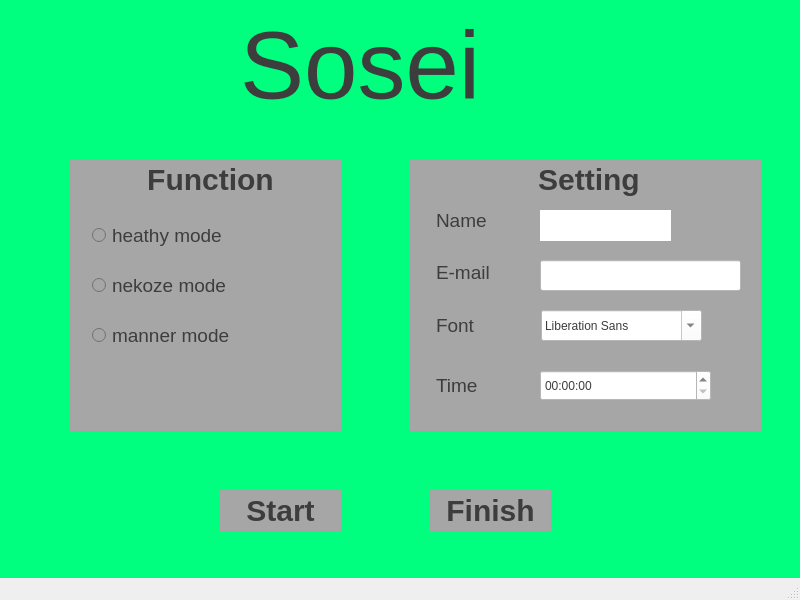
<?xml version="1.0" encoding="UTF-8"?>
<ui version="4.0">
 <class>MainWindow</class>
 <widget class="QMainWindow" name="MainWindow">
  <property name="geometry">
   <rect>
    <x>0</x>
    <y>0</y>
    <width>800</width>
    <height>600</height>
   </rect>
  </property>
  <property name="windowTitle">
   <string>MainWindow</string>
  </property>
  <property name="windowIcon">
   <iconset>
    <normaloff>image/cat.ico</normaloff>image/cat.ico</iconset>
  </property>
  <property name="styleSheet">
   <string notr="true">MainWindow
{
color: rgb(254, 254, 254);
	background-color: rgb(53, 53, 53);
}</string>
  </property>
  <widget class="QWidget" name="centralwidget">
   <property name="styleSheet">
    <string notr="true">background-color: rgb(0, 255, 127);
color: rgb(61, 61, 61);</string>
   </property>
   <widget class="QLabel" name="label">
    <property name="geometry">
     <rect>
      <x>240</x>
      <y>-10</y>
      <width>321</width>
      <height>151</height>
     </rect>
    </property>
    <property name="font">
     <font>
      <family>Segoe UI</family>
      <pointsize>72</pointsize>
     </font>
    </property>
    <property name="text">
     <string>Sosei</string>
    </property>
   </widget>
   <widget class="QGroupBox" name="functionGroupBox">
    <property name="geometry">
     <rect>
      <x>70</x>
      <y>160</y>
      <width>271</width>
      <height>271</height>
     </rect>
    </property>
    <property name="autoFillBackground">
     <bool>false</bool>
    </property>
    <property name="styleSheet">
     <string notr="true">QGroupBox
{
    font-size: 30px;
    font-weight: bold;
	background-color: rgb(166, 166, 166);
	border-style: none;
	padding-top: 10px;
}</string>
    </property>
    <property name="title">
     <string>Function</string>
    </property>
    <property name="alignment">
     <set>Qt::AlignCenter</set>
    </property>
    <widget class="QRadioButton" name="radioButton">
     <property name="geometry">
      <rect>
       <x>22</x>
       <y>65</y>
       <width>180</width>
       <height>21</height>
      </rect>
     </property>
     <property name="font">
      <font>
       <pointsize>14</pointsize>
      </font>
     </property>
     <property name="styleSheet">
      <string notr="true">	background-color: rgb(166, 166, 166); 
</string>
     </property>
     <property name="text">
      <string>heathy mode</string>
     </property>
    </widget>
    <widget class="QRadioButton" name="radioButton_3">
     <property name="geometry">
      <rect>
       <x>22</x>
       <y>115</y>
       <width>180</width>
       <height>21</height>
      </rect>
     </property>
     <property name="font">
      <font>
       <pointsize>14</pointsize>
      </font>
     </property>
     <property name="styleSheet">
      <string notr="true">	background-color: rgb(166, 166, 166); 
</string>
     </property>
     <property name="text">
      <string>nekoze mode</string>
     </property>
    </widget>
    <widget class="QRadioButton" name="radioButton_2">
     <property name="geometry">
      <rect>
       <x>22</x>
       <y>165</y>
       <width>180</width>
       <height>21</height>
      </rect>
     </property>
     <property name="font">
      <font>
       <pointsize>14</pointsize>
      </font>
     </property>
     <property name="styleSheet">
      <string notr="true">	background-color: rgb(166, 166, 166); 
</string>
     </property>
     <property name="text">
      <string>manner mode</string>
     </property>
    </widget>
   </widget>
   <widget class="QGroupBox" name="settingGroupBpx">
    <property name="geometry">
     <rect>
      <x>410</x>
      <y>160</y>
      <width>351</width>
      <height>271</height>
     </rect>
    </property>
    <property name="styleSheet">
     <string notr="true">QGroupBox
{
    font-size: 30px;
    font-weight: bold;
	background-color: rgb(166, 166, 166);
	border-style: none;

}</string>
    </property>
    <property name="title">
     <string>Setting</string>
    </property>
    <property name="alignment">
     <set>Qt::AlignCenter</set>
    </property>
    <widget class="QLabel" name="label_2">
     <property name="geometry">
      <rect>
       <x>26</x>
       <y>50</y>
       <width>62</width>
       <height>20</height>
      </rect>
     </property>
     <property name="font">
      <font>
       <pointsize>14</pointsize>
      </font>
     </property>
     <property name="styleSheet">
      <string notr="true">color: rgb(61, 61, 61);
	background-color: rgb(166, 166, 166); 
</string>
     </property>
     <property name="text">
      <string>Name</string>
     </property>
    </widget>
    <widget class="QLabel" name="label_3">
     <property name="geometry">
      <rect>
       <x>26</x>
       <y>102</y>
       <width>131</width>
       <height>21</height>
      </rect>
     </property>
     <property name="font">
      <font>
       <pointsize>14</pointsize>
      </font>
     </property>
     <property name="autoFillBackground">
      <bool>false</bool>
     </property>
     <property name="styleSheet">
      <string notr="true">	background-color: rgb(166, 166, 166); 
</string>
     </property>
     <property name="text">
      <string>E-mail</string>
     </property>
     <property name="alignment">
      <set>Qt::AlignLeading|Qt::AlignLeft|Qt::AlignVCenter</set>
     </property>
    </widget>
    <widget class="QLabel" name="label_4">
     <property name="geometry">
      <rect>
       <x>26</x>
       <y>215</y>
       <width>71</width>
       <height>21</height>
      </rect>
     </property>
     <property name="font">
      <font>
       <pointsize>14</pointsize>
      </font>
     </property>
     <property name="styleSheet">
      <string notr="true">	background-color: rgb(166, 166, 166); 
</string>
     </property>
     <property name="text">
      <string>Time</string>
     </property>
    </widget>
    <widget class="QLineEdit" name="lineEdit">
     <property name="geometry">
      <rect>
       <x>130</x>
       <y>100</y>
       <width>201</width>
       <height>31</height>
      </rect>
     </property>
     <property name="styleSheet">
      <string notr="true">	background-color: rgb(255, 255, 255); 
</string>
     </property>
     <property name="alignment">
      <set>Qt::AlignLeading|Qt::AlignLeft|Qt::AlignVCenter</set>
     </property>
    </widget>
    <widget class="QTimeEdit" name="timeEdit">
     <property name="geometry">
      <rect>
       <x>130</x>
       <y>210</y>
       <width>171</width>
       <height>31</height>
      </rect>
     </property>
     <property name="styleSheet">
      <string notr="true">	background-color: rgb(255, 255, 255); 
</string>
     </property>
    </widget>
    <widget class="QLineEdit" name="lineEdit_2">
     <property name="geometry">
      <rect>
       <x>130</x>
       <y>50</y>
       <width>131</width>
       <height>31</height>
      </rect>
     </property>
     <property name="styleSheet">
      <string notr="true">	background-color: rgb(255, 255, 255); 
	border-style: none;
</string>
     </property>
     <property name="alignment">
      <set>Qt::AlignJustify|Qt::AlignVCenter</set>
     </property>
    </widget>
    <widget class="QFontComboBox" name="fontComboBox">
     <property name="geometry">
      <rect>
       <x>131</x>
       <y>150</y>
       <width>161</width>
       <height>31</height>
      </rect>
     </property>
     <property name="styleSheet">
      <string notr="true">	background-color: rgb(255, 255, 255); 
</string>
     </property>
    </widget>
    <widget class="QLabel" name="label_5">
     <property name="geometry">
      <rect>
       <x>26</x>
       <y>150</y>
       <width>60</width>
       <height>30</height>
      </rect>
     </property>
     <property name="font">
      <font>
       <pointsize>14</pointsize>
      </font>
     </property>
     <property name="styleSheet">
      <string notr="true">	background-color: rgb(166, 166, 166); 
</string>
     </property>
     <property name="text">
      <string>Font</string>
     </property>
    </widget>
    <zorder>label_2</zorder>
    <zorder>label_3</zorder>
    <zorder>label_4</zorder>
    <zorder>timeEdit</zorder>
    <zorder>lineEdit_2</zorder>
    <zorder>fontComboBox</zorder>
    <zorder>label_5</zorder>
    <zorder>lineEdit</zorder>
   </widget>
   <widget class="QPushButton" name="pushButton">
    <property name="geometry">
     <rect>
      <x>220</x>
      <y>490</y>
      <width>121</width>
      <height>41</height>
     </rect>
    </property>
    <property name="styleSheet">
     <string notr="true">    font-size: 30px;
    font-weight: bold;
	background-color: rgb(166, 166, 166);
	border-style: none;</string>
    </property>
    <property name="text">
     <string>Start</string>
    </property>
   </widget>
   <widget class="QPushButton" name="pushButton_2">
    <property name="geometry">
     <rect>
      <x>430</x>
      <y>490</y>
      <width>121</width>
      <height>41</height>
     </rect>
    </property>
    <property name="styleSheet">
     <string notr="true">    font-size: 30px;
    font-weight: bold;
	background-color: rgb(166, 166, 166);
	border-style: none;</string>
    </property>
    <property name="text">
     <string>Finish</string>
    </property>
   </widget>
   <zorder>functionGroupBox</zorder>
   <zorder>label</zorder>
   <zorder>settingGroupBpx</zorder>
   <zorder>pushButton</zorder>
   <zorder>pushButton_2</zorder>
  </widget>
  <widget class="QStatusBar" name="statusbar"/>
  <action name="actionversion">
   <property name="text">
    <string>version</string>
   </property>
  </action>
  <action name="actioncopy">
   <property name="text">
    <string>copy</string>
   </property>
  </action>
  <action name="actionopen">
   <property name="text">
    <string>open</string>
   </property>
  </action>
  <action name="actionclose">
   <property name="text">
    <string>close</string>
   </property>
  </action>
  <action name="actionquit">
   <property name="text">
    <string>quit</string>
   </property>
  </action>
  <action name="actionnew">
   <property name="text">
    <string>new</string>
   </property>
   <property name="statusTip">
    <string>create a new action</string>
   </property>
   <property name="shortcut">
    <string>Ctrl+N</string>
   </property>
  </action>
  <action name="actionpaste_data_only">
   <property name="text">
    <string>paste (data only)</string>
   </property>
  </action>
  <action name="actionpaste_with_syosiki">
   <property name="text">
    <string>paste( with syosiki)</string>
   </property>
  </action>
 </widget>
 <resources/>
 <connections/>
</ui>
